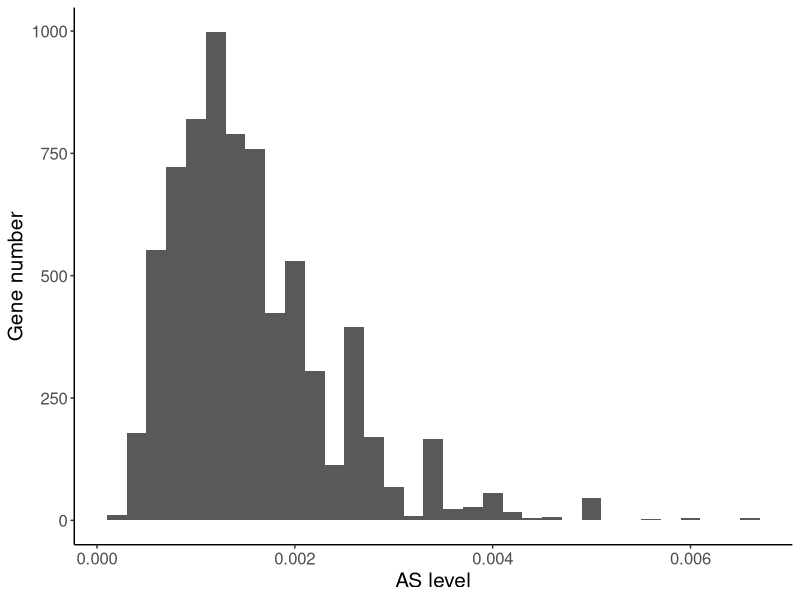

Write R code to recreate this figure.
# 3 isoforms, I_0, I_1, and I_2; I_1 is functional while I_2 is deleterious
# Representing alternative splicing
# Transcriptome-wide distribution
library(expm)
library(ggplot2)

# Calculate normalized cis-genotypic value
# Input: genotype (a vector of 0 and 1), effect sizes of effector allele at all loci (a vector)
cis.gv <- function(gt,effect){
	v=sum(gt*effect)
	vmax=sum(effect)
	return(v/vmax)
}

# Calculate modification rate beta
# Two effector alleles, one increasing beta_1, the other increasing beta_2 (e.g., alternative splicing)
# Input: normalized cis-genotypic value for beta_1 (that for beta_2 is 1-cis), trans- genotypic value, shape parameter (a vector), background/non-specific modification activity (a vector; epsilon[1] should be high enough to ensure low mis-splicing rate)
beta.calc.type.2 <- function(cis,trans,C,epsilon=c(0,0)){
	beta1=trans*(C[1]*cis+epsilon[1])
	beta2=trans*(C[2]*(1-cis)+epsilon[2])
	return(c(beta1,beta2))
}

# Genotype-phenotype mapping (>2 isoforms)
# Input: genotypic value of overall expression rate, rate of modification (a vector, each element calculated using beta.calc()), decay rate of unmodified isoform (a number), decay rates of modified isoforms (a vector)
g2p <- function(alpha,beta,gamma_0,gamma){
	ni=length(beta) # Number of modified isoforms
	A=matrix(0,nrow=ni+1,ncol=ni+1)
	A[1,1]=sum(beta)+gamma_0
	A[2:nrow(A),1]=beta
	diag(A)[2:nrow(A)]=-gamma
	b=c(alpha,rep(0,ni))
	return(solve(A,b))
}

# Calculate fitness w/ respect to an isoform under stabilizing selection
# Input: isoform abundance (a number), optimum (a number), SD of fitness function
# Input values are not log-transformed and should be log-transformed by the function
fitness.stab <- function(z,opt,sig){
	d=log(z/opt) # Convert to log scale
	if(sig>0){
		w=dnorm(d,mean=0,sd=sig)/dnorm(0,mean=0,sd=sig)
	}else{
		w=1
	}
	return(w)
}

# Calculate fitness w/ respect to a deleterious isoform
# Input: isoform abundance, shape parameter (a positive number)
fitness.del <- function(z,par){
	w=exp(-par*z)
	return(w)
}

# Overall fitness as a product of fitness w/ respect to each isoform
# Input: isoform abundances (a vector), selection parameter (a list; vector-->stabilizing, number-->deleterious, NULL=neutral/equivalent to I_0), whether each modified isoform is functionally equivalent to I_0 (a vector, 1 means equivalent to I_0)
fitness.prod <- function(z,selection,eq=NULL){
	w=rep(0,length(z))
	type=lengths(selection) # Type of selection, which corresponds to number of selection parameters
	if(length(eq)>0){
		z[1]=z[1]+sum(z[which(eq==1)])
	}
	for(i in 1:length(z)){
		if(type[i]==2){
			w[i]=fitness.stab(z[i],selection[[i]][1],selection[[i]][2])
		}else{
			if(type[i]==1){
				w[i]=fitness.del(z[i],selection[[i]])
			}else{
				w[i]=1
			}
		}
	}
	return(prod(w))
}

# Fixation probability given ancestral and mutant fitness
fix.prob <- function(wa,wm,Ne){
	if(wa>0){
		s=(wm/wa)-1 # Coefficient of selection
		if(s==0){
			p=1/(2*Ne)
		}else{
			p=(1-exp(-2*s))/(1-exp(-4*Ne*s))
		}
	}else{ # The ancestral fitness is close to 0 (close enough to be recognized as zero by R)
		if(wm==0){ # Both ancestral and mutant fitness are close to 0
			p=1/(2*Ne) # The mutation is considered neutral
		}else{ # Ancestral fitness is close to 0 while mutant fitness isn't
			p=1 # The mutation is considered strongly beneficial
		}
	}
	return(p)
}

# Obtain transition matrix given other parameters (type-2 modification)
# Input: number of cis- loci, mutation rates (a vector, elements being u01 and u10, respectively; 2*Ne*u should not exceed 1), selection parameter (a list), effective population size, other parameters (alpha,trans,C,gamma_0,gamma_1,epsilon,eq)
tm.type.2 <- function(nloci,u,selection,Ne,alpha,trans,C,epsilon=c(0,0),gamma_0,gamma,eq=NULL){
	mat=matrix(0,nrow=nloci+1,ncol=nloci+1)
	for(i in 1:nrow(mat)){
		v1=(i-1)/nloci # cis- genotypic value for beta_1
		beta1=beta.calc.type.2(v1,trans,C,epsilon)
		z1=g2p(alpha,beta1,gamma_0,gamma) # Remember to use the generic version of g2p()
		w1=fitness.prod(z1,selection,eq)
		for(j in 1:ncol(mat)){
			if(abs(i-j)==1){ # Consider adjescent states only
				v2=(j-1)/nloci
				beta2=beta.calc.type.2(v2,trans,C,epsilon)
				z2=g2p(alpha,beta2,gamma_0,gamma)
				w2=fitness.prod(z2,selection,eq)
				fp=fix.prob(w1,w2,Ne)
				if(i<j){
					uij=2*Ne*(nloci-(i-1))*u[1]
				}else{
					uij=2*Ne*(i-1)*u[2]
				}
				mat[i,j]=uij*fp
			}
		}
	}
	for(i in 1:nrow(mat)){
		mat[i,i]=1-sum(mat[i,])
	}
	return(mat)
}

# Parameter values
# Gene-specific parameters sampled from pre-chosen distributions
T=1e8 # Number of time steps to run for each gene/modification event
u=c(1e-9,1e-9);gamma_0=0;trans=100;epsilon=c(1e-3,1e-3);C=c(1,1) # Parameters that are constant across genes

ngene=2e4 # Number of genes to consider
alpha.all=exp(rnorm(ngene,mean=0,sd=1)) # Expression rate, sampled from log-normal distribution
nloci.all=as.integer(rgamma(ngene,shape=3,scale=5))+1 # Number of cis- loci, sampled from a gamma distribution (mean~15, peak near mean)
gamma_1.all=rep(1,ngene) # Decay rate of I_0, distribution type TBD
gamma_2.all=rep(100,ngene) # Decay rate of I_1, distribution type TBD
sig.all=1/(10^(rnorm(ngene,mean=-1,sd=0.1))) # Width of Gaussian fitness function (for P_0 or P_1); sample "importance" first, then take reciprocal to be width
lambda.all=rep(1e-3,ngene) # Strength of selection on P_1; distribution type TBD

Ne=1e3 # Effective population size
comb.all=data.frame(alpha.all,nloci.all,gamma_1.all,gamma_2.all,sig.all,lambda.all)
out=matrix(0,nrow=nrow(comb.all),ncol=4)
for(i in 1:ngene){
	alpha=comb.all[i,1]
	nloci=comb.all[i,2]
	gamma_1=comb.all[i,3]
	gamma_2=comb.all[i,4]
	gamma=c(gamma_1,gamma_2)
	sig=comb.all[i,5]
	lambda=comb.all[i,6]
	par=list(NULL,c(alpha/gamma_1,sig),lambda)
	mat=tm.type.2(nloci,u,par,Ne,alpha,trans,C,epsilon,gamma_0,gamma)
	start=rep(0,nloci+1);start[nloci+1]=1
	distr=start%*%(mat %^% T)
	v_sample=sample(0:nloci,1,prob=distr)/nloci # Sample a cis- genotypic value from the distribution
	beta_sample=beta.calc.type.2(v_sample,trans,C,epsilon) # Calculate beta
	phe=g2p(alpha,beta_sample,gamma_0,gamma) # Get a final phenotype
	out[i,1]=v_sample;out[i,2:3]=phe[2:3];out[i,4]=phe[3]/(phe[2]+phe[3]) # Write results
}
colnames(out)=c("gv","P_1","P_2","lv")
d=data.frame(comb.all,out)
write.table(d,file="distr_mix_as.txt",sep="\t")

id.cutoff=1e-3 # Detectability cutoff
dsub=d[which(d[,1]*d[,10]>id.cutoff),]
g=ggplot(dsub,aes(x=lv))+geom_histogram(binwidth=0.0002)
g=g+theme_classic()
g=g+xlab("AS level")+ylab("Gene number")
g=g+theme(axis.text=element_text(size=12),axis.title=element_text(size=15))
fn.out=paste("hist_mix_as_",id.cutoff,"_",Ne,".pdf",sep="")
ggsave(fn.out,plot=g,width=5.5,height=5)
